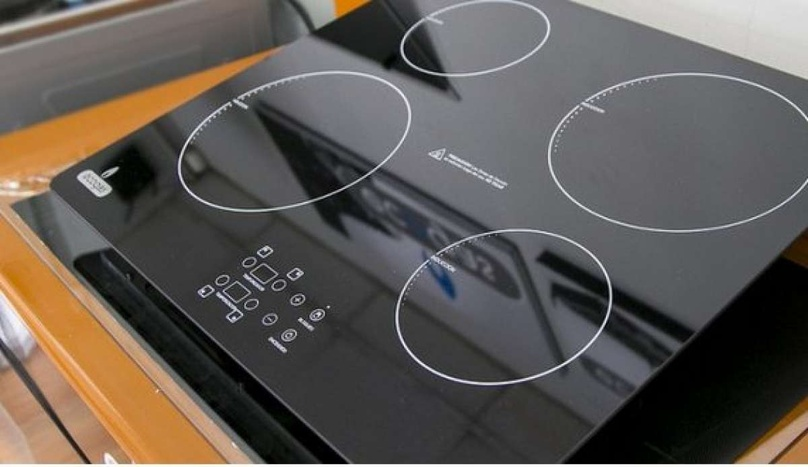
#> input picture DNN-project/CNN/Insert_Imagenes/BG_steak/1.jpg, 808 x 467 px, shrunk from 1200 x 694 before the run, found by its file name
$ python segmentaciones.py
#> lines starting #> are read from the running program, lines starting #| are printed output that depends on the picture; after the words box and inside, x2 and y2 are one past the last pixel; in counts of white or black regions, pixels touching at a corner belong together; pictures that were not available may be replaced by others from this repository, and a replacement may not be noted
# -*- coding: utf-8 -*-
"""
script para visualizar como segmenta los objetos el programa antes de pegarlos sobre un fondo. La segmentacion la
a aplicando un umbral automatico para eliminar el fondo BLANCO.
Para visualizar la segmentacion, pega el objeto segmentado sobre un fondo negro. En caso de que la segmentacion
ada deje huecos en el objetos (al tener partes blancas) es conveninete "pintar" esas partes con un editor de
como GIMP a un color mas grisaceo para que segmente el objeto correctamente.
"""

import cv2
import numpy as np
import os
import matplotlib.pyplot as plt


dir_img='BG/1.jpg'
mask_dir='objects/potato/5' #No poner la extension

#TODO: Se podria implementar que cuando pegas la imagen no lo hagas tal cual sino que hagas un blending entre la imagen
      # de fondo (en este caso negra) y la imagen del objeto

#Para buscar la extension de la imagen automaticamente:
extensiones=['.jpg','.png','.jpeg']
for ext_i in extensiones:
    mask_dir2=mask_dir+ext_i
    if(os.path.exists(mask_dir2)):
        mask_dir=mask_dir2
        break

#Leemos las imagenes:
image_BG=cv2.imread(dir_img)
#> image_BG is the input picture: shape (467, 808, 3); mean B, G, R 83.9, 89.2, 95.3
image=cv2.imread(mask_dir)
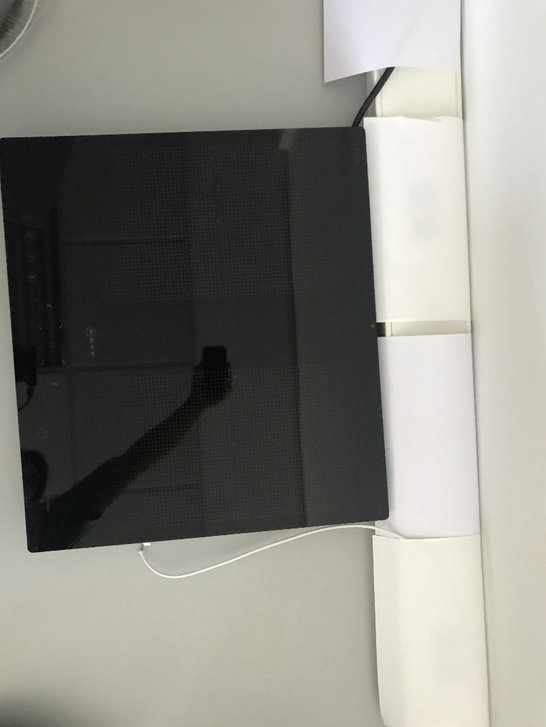
#> input picture DNN-project/CNN/Insert_Imagenes/BG_steak/IMG_5247.JPG, 546 x 727 px, shrunk from 810 x 1080 before the run, given in place of 5, which was not available
#> image is the input picture: shape (727, 546, 3); mean B, G, R 128.3, 136, 136.5


def genera_mascara(image, threhold_area=0.00, muestra_resultado=False):
    """
    Funcion que dada una imagen de entrada con un objeto sobre un fondo blanco,
    te devuelve la imagen recortada donde esta el objeto y la mascara binaria del objeto de la imagen

    ----------------------
    Parametros de entrada:
    ----------------------
    image: imagen de entrada con valores de pixeles de 0 a 255
    threshold_area: valor umbral en % para rellenar huecos en la mascara que sean menores que un determinado area (el % indica el porcentaje de area respecto del area del objeto que se quiere segmentar por debajo del cual se rellenan los huecos)

    muestra_resultado: booleano para indicar si se quiere representar el objeto ya enmascarado

    ----------------------
    Parametros de salida:
    ----------------------
    image_crop: imagen del objeto original, recortada con la Bounding box del objeto
    mask_crop: mascara binaria correspondiente del objeto en la imagen recortada

    """
#> called with threhold_area = 0.001, muestra_resultado = True

    #Transformacion de imagen RGB a grey
    gray = cv2.cvtColor(image, cv2.COLOR_BGR2GRAY)

    #Aplicacion de filtro gaussiano para eliminar ruido gausiano
    gray = cv2.GaussianBlur(gray, (7, 7), 3)

    #Aplicacion de filtro de mediana para eliminar outliers
#    gray = cv2.medianBlur(gray, 3) # 3x3 median filter

    #Umbralizacion automatica de la imagen (saca mascara inicial)
    t, dst = cv2.threshold(gray, 0, 255, cv2.THRESH_BINARY | cv2.THRESH_TRIANGLE)
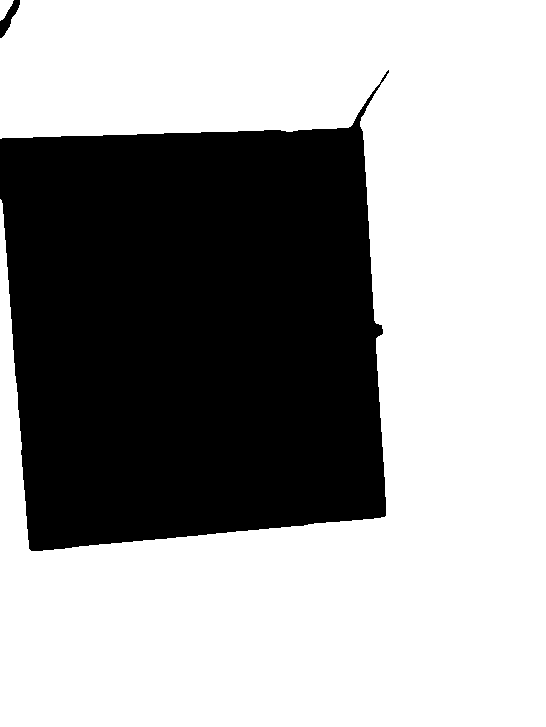
#> dst: shape (727, 546); 63.2% white; 2 black regions
#> t = 66

    # obtener los contornos
    contours, _ = cv2.findContours(dst ,cv2.RETR_CCOMP, cv2.CHAIN_APPROX_SIMPLE)
#> contours = 2 contours; box (x1, y1, x2, y2) and area: (0, 0, 546, 727) 248624, (0, 0, 14, 21) 149

    #Comprueba cual es el contorno mas grande
    contour_sizes = [(cv2.contourArea(contour), contour) for contour in contours]
#> contour_sizes = 2 items
    biggest_contour = max(contour_sizes, key=lambda x: x[0])[1]
#> biggest_contour = contour of 333 points, box (x1, y1, x2, y2) (0, 0, 546, 727), area 248624

    #Guardamos solo los contornos que sean mas grandes que un cierto porcentaje (marcado por threhold_area) del contorno mas grande
    contours2=[contour for contour in contours if(cv2.contourArea(contour)>cv2.contourArea(biggest_contour)*threhold_area)]
#> contours2 = 1 contour; box (x1, y1, x2, y2) and area: (0, 0, 546, 727) 248624

    #Genera nueva mascara con los contornos obtenidos (ya no tendra outliers)
    mask = np.ones(image.shape[:2], dtype="uint8") * 255

    ## Draw the contours on the mask
    cv2.drawContours(mask, contours2, -1, 0, thickness =-1)
#> mask: shape (727, 546); 36.9% white; 2 white regions, box (x1, y1, x2, y2) and area: (0, 70, 389, 551) 145830, (0, 0, 20, 38) 473

    #Recortamos la boundingbox del objeto para obtener una imagen y mascara con el objeto centrado
    x,y,w,h = cv2.boundingRect(mask)
#> x = 0; y = 0; w = 389; h = 551

        #Ampliamos un poco la boundingbox para evitar recortar mal imagen
    offset=max(int(x/10), int(y/10))
#> offset = 0
    x=x-offset; y=y-offset; w=w+(2*offset); h=h+(2*offset);

    if(x<0): x=0 #Acotamos la ampliacion si se ha salido de la imagen
    if(y<0): y=0
    if((x+w)>(image.shape[1]-1)): w=(image.shape[1]-1)-x
    if((y+h)>(image.shape[0]-1)): h=(image.shape[0]-1)-y

    image_crop=image[y:y+h,x:x+w]
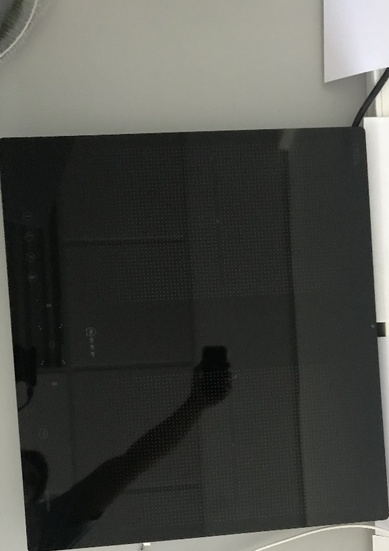
#> image_crop: shape (551, 389, 3); mean B, G, R 71.5, 76.4, 75.4
    mask_crop=mask[y:y+h,x:x+w]
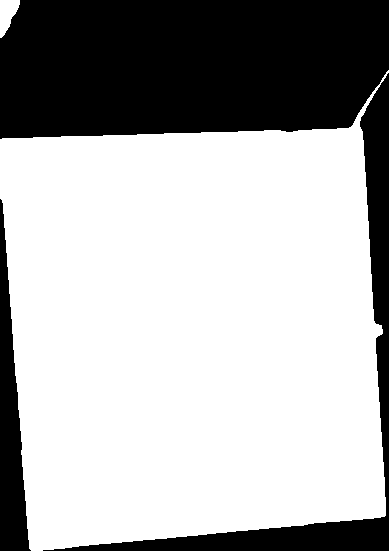
#> mask_crop: shape (551, 389); 68.3% white; 3 black regions, box (x1, y1, x2, y2) and area: (0, 0, 389, 139) 50005, (43, 73, 389, 551) 12480, (0, 199, 31, 551) 5551

    #Realizamos erosion de la mascara para que no obtenga borde blanco al aplicar la mascara con la imagen
    kernel= cv2.getStructuringElement(cv2.MORPH_ELLIPSE,(3,3))
    mask_crop = cv2.erode(mask_crop.copy(),kernel,iterations = 5)
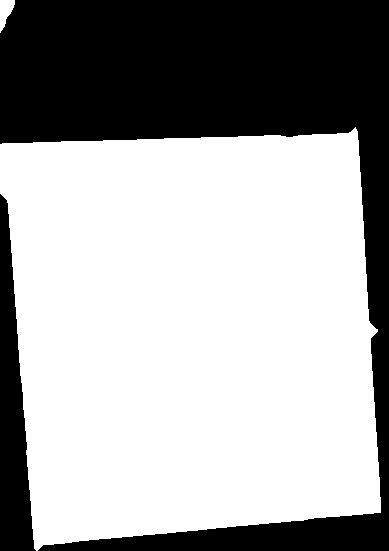
#> mask_crop: shape (551, 389); 64.7% white; 2 black regions, box (x1, y1, x2, y2) and area: (0, 0, 389, 551) 68337, (0, 194, 36, 551) 7326

    #Sacamos la imagen recortada con la mascara aplicada
    if(muestra_resultado==True):
        print('Resultado recortado donde solo se encuentra el objeto:')
        image_segmented=cv2.bitwise_and(image_crop,image_crop, mask= mask_crop)
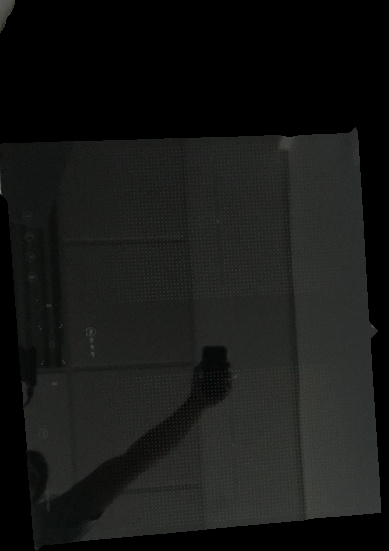
#> image_segmented: shape (551, 389, 3); mean B, G, R 22.4, 24.1, 23.1
        segmentation=np.hstack([image_crop,image_segmented])
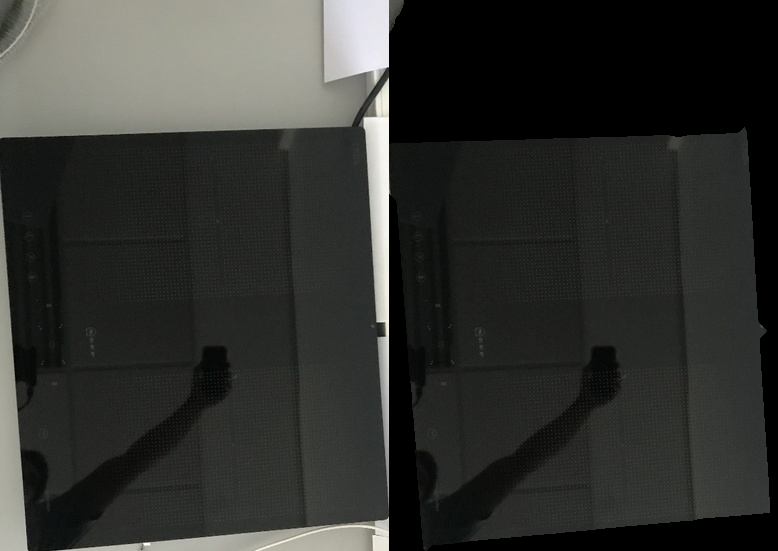
#> segmentation: shape (551, 778, 3); mean B, G, R 47, 50.2, 49.2
        plt.imshow(cv2.cvtColor(segmentation, cv2.COLOR_BGR2RGB))
        plt.show()
        print(mask_dir)
#        cv2.imshow("Image",image_segmented)

    #transformamos la mascara de 0s y 255s, a 0s y 1s
    mask_crop = mask_crop.astype(bool).astype('uint8')

    return image_crop, mask_crop

_,_=genera_mascara(image, threhold_area=0.001, muestra_resultado=True)
